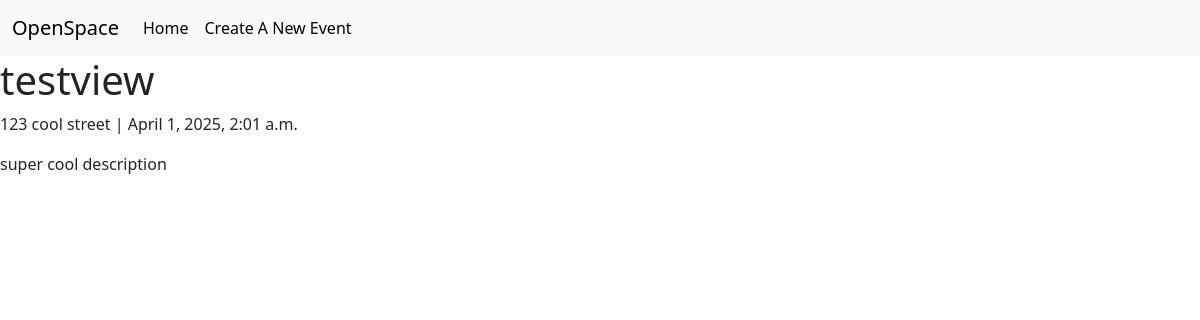
The page /event/1/ on the database its author committed.
### openapp/models.py (models this page shows)
class Events(models.Model):
    Title = models.CharField(max_length=200)
    Description = models.CharField(max_length=400)
    Location = models.CharField(max_length=300)
    Date = models.DateTimeField(auto_now_add=True)

### openapp/views.py (the view)
# urls.py: path('event/<int:pk>/', SignleEvent.as_view(), name='event_detail'),
class SignleEvent(DetailView):
    template_name = "openapp/single_event.html"
    model = Events
    context_object_name = "event"

### openapp/templates/openapp/single_event.html (shortened to what this page needs)
{% extends "openapp/base.html" %}
{% load static %}
        {%block content %}
        <div class="event-detail-container align-center justify-content-center">
            <h1 class="event-title">{{ event.Title }}</h1>
            <p class="event-meta">
                <span class="event-location">{{ event.Location }}</span> |
                <span class="event-date">{{ event.Date }}</span>
            </p>
            <div class="event-description">
                <p>{{ event.Description }}</p>
            </div>
        </div>
        {% endblock %}

### rows shown on the page
Events: Title "testview", Location "123 cool street", Date "April 1, 2025, 2:01 a.m.", Description "super cool description"
